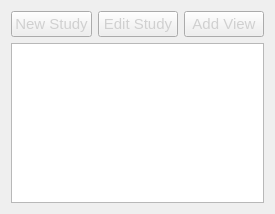
<?xml version="1.0" encoding="UTF-8"?>
<ui version="4.0">
 <class>StudyControlWidget</class>
 <widget class="QWidget" name="StudyControlWidget">
  <property name="geometry">
   <rect>
    <x>0</x>
    <y>0</y>
    <width>262</width>
    <height>202</height>
   </rect>
  </property>
  <property name="font">
   <font>
    <pointsize>11</pointsize>
   </font>
  </property>
  <property name="windowTitle">
   <string>Form</string>
  </property>
  <property name="styleSheet">
   <string notr="true">color: rgb(83, 83, 83);</string>
  </property>
  <layout class="QVBoxLayout" name="verticalLayout">
   <item>
    <layout class="QHBoxLayout" name="horizontalLayout">
     <item>
      <widget class="QPushButton" name="newStudyBtn">
       <property name="styleSheet">
        <string notr="true">color: rgb(208, 208, 208);</string>
       </property>
       <property name="text">
        <string>New Study</string>
       </property>
      </widget>
     </item>
     <item>
      <widget class="QPushButton" name="editStudyBtn">
       <property name="styleSheet">
        <string notr="true">color: rgb(208, 208, 208);</string>
       </property>
       <property name="text">
        <string>Edit Study</string>
       </property>
      </widget>
     </item>
     <item>
      <widget class="QPushButton" name="addVewBtn">
       <property name="styleSheet">
        <string notr="true">color: rgb(208, 208, 208);</string>
       </property>
       <property name="text">
        <string>Add View</string>
       </property>
      </widget>
     </item>
    </layout>
   </item>
   <item>
    <spacer name="verticalSpacer">
     <property name="orientation">
      <enum>Qt::Vertical</enum>
     </property>
     <property name="sizeHint" stdset="0">
      <size>
       <width>20</width>
       <height>40</height>
      </size>
     </property>
    </spacer>
   </item>
   <item>
    <widget class="QTableView" name="tableView">
     <property name="minimumSize">
      <size>
       <width>0</width>
       <height>160</height>
      </size>
     </property>
    </widget>
   </item>
  </layout>
 </widget>
 <resources/>
 <connections/>
</ui>
